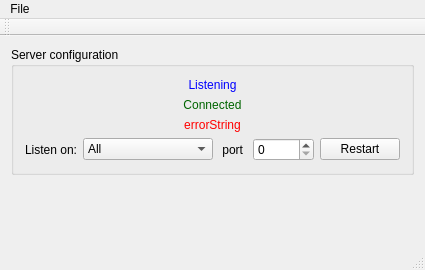
<?xml version="1.0" encoding="UTF-8"?>
<ui version="4.0">
 <class>MainWindow</class>
 <widget class="QMainWindow" name="MainWindow">
  <property name="geometry">
   <rect>
    <x>0</x>
    <y>0</y>
    <width>425</width>
    <height>270</height>
   </rect>
  </property>
  <property name="windowTitle">
   <string>RemoteLolecServer</string>
  </property>
  <widget class="QWidget" name="centralWidget">
   <layout class="QVBoxLayout" name="verticalLayout">
    <item>
     <widget class="QGroupBox" name="groupBox">
      <property name="title">
       <string>Server configuration</string>
      </property>
      <layout class="QVBoxLayout" name="verticalLayout_2">
       <item>
        <widget class="QLabel" name="statusListen">
         <property name="styleSheet">
          <string notr="true">color:blue;</string>
         </property>
         <property name="text">
          <string>Listening</string>
         </property>
         <property name="alignment">
          <set>Qt::AlignCenter</set>
         </property>
        </widget>
       </item>
       <item>
        <widget class="QLabel" name="statusConnected">
         <property name="styleSheet">
          <string notr="true">color: darkgreen;</string>
         </property>
         <property name="text">
          <string>Connected</string>
         </property>
         <property name="alignment">
          <set>Qt::AlignCenter</set>
         </property>
        </widget>
       </item>
       <item>
        <widget class="QLabel" name="errorString">
         <property name="palette">
          <palette>
           <active>
            <colorrole role="WindowText">
             <brush brushstyle="SolidPattern">
              <color alpha="255">
               <red>255</red>
               <green>0</green>
               <blue>0</blue>
              </color>
             </brush>
            </colorrole>
            <colorrole role="Text">
             <brush brushstyle="SolidPattern">
              <color alpha="255">
               <red>255</red>
               <green>0</green>
               <blue>0</blue>
              </color>
             </brush>
            </colorrole>
           </active>
           <inactive>
            <colorrole role="WindowText">
             <brush brushstyle="SolidPattern">
              <color alpha="255">
               <red>255</red>
               <green>0</green>
               <blue>0</blue>
              </color>
             </brush>
            </colorrole>
            <colorrole role="Text">
             <brush brushstyle="SolidPattern">
              <color alpha="255">
               <red>255</red>
               <green>0</green>
               <blue>0</blue>
              </color>
             </brush>
            </colorrole>
           </inactive>
           <disabled>
            <colorrole role="WindowText">
             <brush brushstyle="SolidPattern">
              <color alpha="255">
               <red>120</red>
               <green>120</green>
               <blue>120</blue>
              </color>
             </brush>
            </colorrole>
            <colorrole role="Text">
             <brush brushstyle="SolidPattern">
              <color alpha="255">
               <red>120</red>
               <green>120</green>
               <blue>120</blue>
              </color>
             </brush>
            </colorrole>
           </disabled>
          </palette>
         </property>
         <property name="text">
          <string>errorString</string>
         </property>
         <property name="alignment">
          <set>Qt::AlignCenter</set>
         </property>
        </widget>
       </item>
       <item>
        <layout class="QHBoxLayout" name="horizontalLayout_2">
         <item>
          <widget class="QLabel" name="label">
           <property name="sizePolicy">
            <sizepolicy hsizetype="Preferred" vsizetype="Preferred">
             <horstretch>0</horstretch>
             <verstretch>0</verstretch>
            </sizepolicy>
           </property>
           <property name="text">
            <string>Listen on:</string>
           </property>
          </widget>
         </item>
         <item>
          <widget class="QComboBox" name="host">
           <property name="sizePolicy">
            <sizepolicy hsizetype="Expanding" vsizetype="Fixed">
             <horstretch>0</horstretch>
             <verstretch>0</verstretch>
            </sizepolicy>
           </property>
           <item>
            <property name="text">
             <string>All</string>
            </property>
           </item>
          </widget>
         </item>
         <item>
          <widget class="QLabel" name="label_2">
           <property name="text">
            <string> port </string>
           </property>
          </widget>
         </item>
         <item>
          <widget class="QSpinBox" name="port">
           <property name="maximum">
            <number>65535</number>
           </property>
          </widget>
         </item>
         <item>
          <widget class="QPushButton" name="restart">
           <property name="text">
            <string>Restart</string>
           </property>
          </widget>
         </item>
        </layout>
       </item>
      </layout>
     </widget>
    </item>
    <item>
     <spacer name="verticalSpacer">
      <property name="orientation">
       <enum>Qt::Vertical</enum>
      </property>
      <property name="sizeHint" stdset="0">
       <size>
        <width>20</width>
        <height>40</height>
       </size>
      </property>
     </spacer>
    </item>
   </layout>
  </widget>
  <widget class="QMenuBar" name="menuBar">
   <property name="geometry">
    <rect>
     <x>0</x>
     <y>0</y>
     <width>425</width>
     <height>26</height>
    </rect>
   </property>
   <widget class="QMenu" name="menuFile">
    <property name="title">
     <string>File</string>
    </property>
    <addaction name="actionLoadProject"/>
   </widget>
   <addaction name="menuFile"/>
  </widget>
  <widget class="QToolBar" name="mainToolBar">
   <attribute name="toolBarArea">
    <enum>TopToolBarArea</enum>
   </attribute>
   <attribute name="toolBarBreak">
    <bool>false</bool>
   </attribute>
  </widget>
  <widget class="QStatusBar" name="statusBar"/>
  <action name="actionLoadProject">
   <property name="text">
    <string>Load Project</string>
   </property>
  </action>
 </widget>
 <layoutdefault spacing="6" margin="11"/>
 <resources/>
 <connections/>
</ui>
